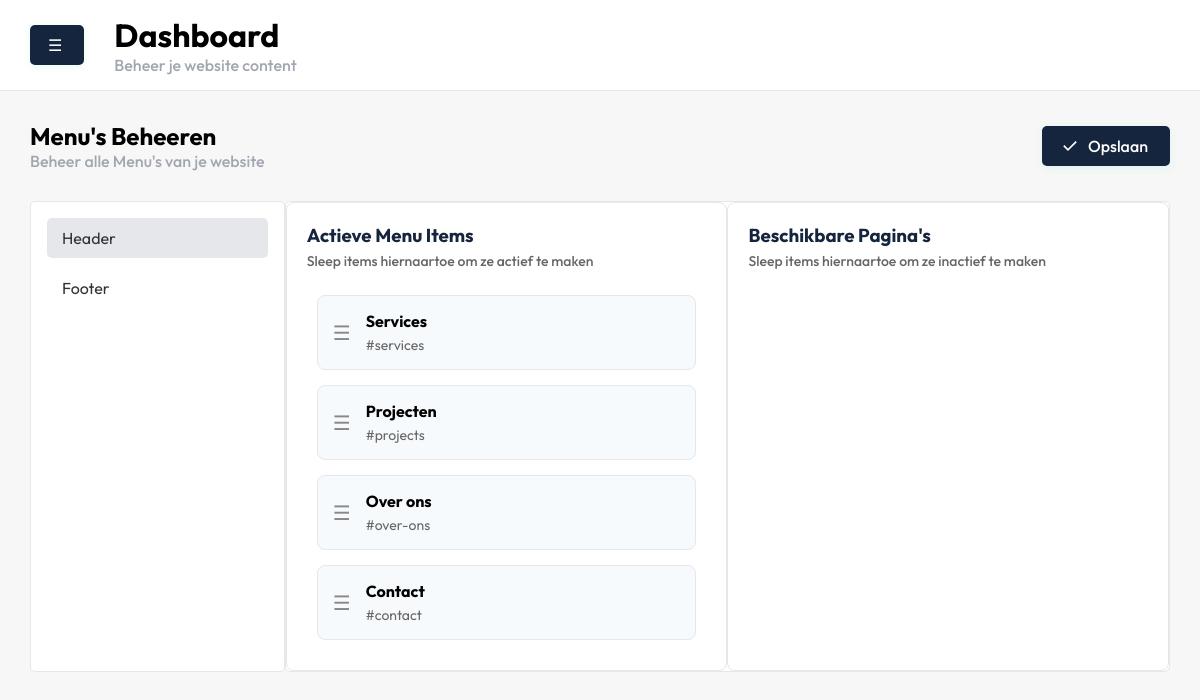
The app's page /dashboard/menu/index.php (signed in), older data.
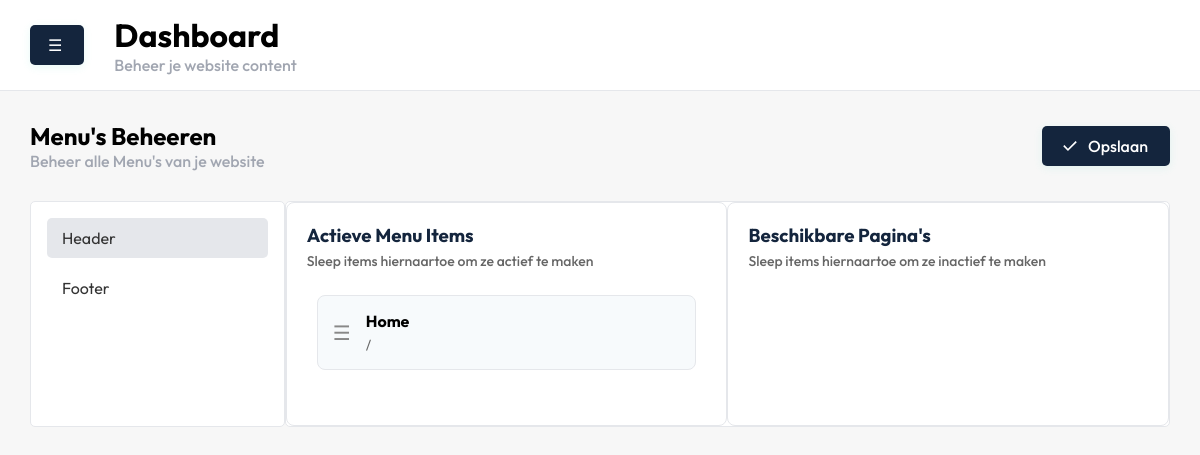
The same page, newer data.
### tables this page shows
CREATE TABLE IF NOT EXISTS `menu_items` (
  `id` int NOT NULL AUTO_INCREMENT,
  `title` varchar(100) NOT NULL,
  `url` varchar(255) NOT NULL,
  `order_position` int NOT NULL DEFAULT '0',
  `is_active` tinyint(1) NOT NULL DEFAULT '1',
  `page_id` int DEFAULT NULL,
  PRIMARY KEY (`id`),
  KEY `fk_menu_page` (`page_id`)
);

### controllers/menu/menu.php (called while the page is built, shortened)
<?php
function getAllMenuItemsForDashboard($conn) {
    try {
        $stmt = $conn->query("SELECT m.*, p.url as page_url FROM menu_items m
                              LEFT JOIN pages p ON m.page_id = p.id
                              WHERE (m.page_id IS NULL OR p.status = 1)
                              ORDER BY order_position ASC");
        return $stmt->fetchAll(PDO::FETCH_ASSOC);
    } catch (PDOException $e) {
        error_log("Error fetching menu items: " . $e->getMessage());
        return [];
    }
}
?>

### controllers/controller.php (called while the page is built, shortened)
<?php
require_once('widgets/addWidgets.php');
require_once('menu/menu.php');
$menuItemsDashboard = getAllMenuItemsForDashboard($conn);
?>

### dashboard/menu/index.php (the view, shortened to what this page needs)
<?php
require_once  '../../controllers/controller.php';
include('../includes/header.php');
?>
<section id="widgets">
    <div class="container">
        <div class="justify-between">
            <div class="intro">
                <h2>Menu's Beheeren</h2>
                <p>Beheer alle Menu's van je website</p>
            </div>
            <div class="align-center">
                <button type="button" onclick="saveAllChanges()" class="blue-btn">
                    <svg xmlns="http://www.w3.org/2000/svg" height="24px" viewBox="0 -960 960 960" width="24px"
                        fill="#292D32">
                        <path d="M382-240 154-468l57-57 171 171 367-367 57 57-424 424Z" />
                    </svg>
                    Opslaan
                </button>
            </div>
        </div>
    </div>
    <section id="menu_edit">
        <div class="container">
            <div class="flex">
                <div class="menu">
                    <ul>
                        <li><button type="button" class="active" data-section="header">Header</button></li>
                        <li><button type="button" data-section="footer">Footer</button></li>
                    </ul>
                </div>
                <div class="content">
                    <div class="content-section active" id="header">
                        <div class="menu-columns">
                            <div class="menu-column">
                                <h3>Actieve Menu Items</h3>
                                <p style="color: #666; margin-bottom: 15px; font-size: 14px;">Sleep items hiernaartoe om ze actief te maken</p>
                                <div class="menu-items-list" data-active="1">
                                    <?php foreach ($menuItemsDashboard as $item): ?>
                                    <?php if ($item['is_active']): ?>
                                    <div class="menu-item" data-id="<?php echo $item['id']; ?>"
                                        data-active="<?php echo $item['is_active']; ?>">
                                        <div class="menu-item-drag">
                                            <span class="drag-handle">☰</span>
                                        </div>
                                        <div class="menu-item-content">
                                            <div class="menu-item-info">
                                                <strong><?php echo htmlspecialchars($item['title']); ?></strong>
                                                <span
                                                    class="menu-url"><?php echo htmlspecialchars($item['url']); ?></span>
                                            </div>
                                        </div>
                                    </div>
                                    <?php endif; ?>
                                    <?php endforeach; ?>
                                </div>
                            </div>
                            <div class="menu-column">
                                <h3>Beschikbare Pagina's</h3>
                                <p style="color: #666; margin-bottom: 15px; font-size: 14px;">Sleep items hiernaartoe om ze inactief te maken</p>
                                <div class="menu-items-list" data-active="0">
                                </div>
                            </div>
                        </div>
                    </div>
                </div>
            </div>
        </div>
    </section>
</section
<?php include('../includes/footer.php'); ?>

### dashboard/includes/header.php (shortened to what this page needs)
<html lang='en'>
<head>
    <link rel="stylesheet" href="/dashboard/css/style.css">
</head>
<body>
    <main>
        <header>
            <div class="align-center">
                <button class="toggle-btn" aria-label="Toggle sidebar">☰</button>
            </div>
            <div class="content">
                <h1>Dashboard</h1>
                <p>Beheer je website content</p>
            </div>
        </header>

### dashboard/includes/footer.php (shortened to what this page needs)
</main>
</body>
</html>

### dashboard/css/style.css (style rules this page uses)
body { font-family: 'Outfit', sans-serif; background: #f7f7f7; margin: 0; padding: 0; }
.container { padding-left: 30px; padding-right: 30px; }
button { font-family: 'Outfit', sans-serif; }
h1, h2, h3, h4, h5, h6 { margin: 0; padding: 0; }
p { margin: 0; padding: 0; color: rgb(161 166 177); font-weight: 500; }
.blue-btn { background: #14253D; color: #fff; border: none; border-radius: 5px; padding: 10px 22px 10px 18px; font-size: 16px; font-weight: 500; display: inline-flex; align-items: center; gap: 8px; box-shadow: 0 2px 8px rgba(63,216,190,0.12); cursor: pointer; transition: background 0.2s; }
.blue-btn svg { width: 20px; height: 20px; fill: #fff; }
#pages, #widgets, #menu { width: 100%; }
#pages .intro, #widgets .intro, #menu .intro { padding: 30px 0; }
#menu_edit .content-section { display: none; }
#menu_edit .content-section.active { display: block; }
#menu_edit .menu { width: 20%; background-color: white; border: 1px solid #e5e7eb; padding: 1rem; border-radius: 5px; }
#menu_edit .menu ul { list-style: none; padding: 0; margin: 0; }
#menu_edit .menu li { margin-bottom: 10px; }
#menu_edit .menu button { width: 100%; padding: 10px 15px; background: none; border: none; text-align: left; font-size: 16px; color: #333; border-radius: 5px; cursor: pointer; transition: background 0.2s, color 0.2s; }
#menu_edit .menu button.active { background-color: #e5e7eb; }
#menu_edit .content { width: 80%; background-color: white; border-radius: 5px; border: 1px solid #e5e7eb; }
.menu-columns { display: flex; }
.menu-column { flex: 1; background: white; border: 1px solid #e5e7eb; border-radius: 8px; padding: 20px; }
.menu-column h3 { margin-bottom: 5px; color: #14253D; }
.menu-items-list { display: flex; flex-direction: column; gap: 15px; min-height: 100px; padding: 10px; }
.menu-item { display: flex; align-items: center; background: #f7fafc; border: 1.5px solid #e5e7eb; border-radius: 8px; padding: 15px; cursor: move; transition: all 0.2s; }
.menu-item-drag { margin-right: 15px; color: #888; font-size: 20px; }
.drag-handle { cursor: grab; }
.menu-item-content { flex: 1; }
.menu-item-info { display: flex; flex-direction: column; gap: 5px; }
.menu-url { color: #666; font-size: 14px; }
main { margin-left: 0; transition: margin-left 0.3s ease; }
header { padding: 15px 30px; display: flex; background-color: white; border-bottom: 1px solid #e5e7eb; }
header .content { padding-left: 30px; }
.toggle-btn { background: #14253D; color: #fff; border: none; border-radius: 5px; padding: 10px 22px 10px 18px; font-size: 16px; font-weight: 500; display: inline-flex; align-items: center; gap: 8px; box-shadow: 0 2px 8px rgba(63, 216, 190, 0.12); cursor: pointer; transition: background 0.2s; }
.flex { display: flex; }
.justify-between { display: flex; justify-content: space-between; }
.align-center { display: flex; align-items: center; }

Row changes from the older to the newer data that the page shows:
removed menu_items: title "Services", url "#services"
removed menu_items: title "Projecten", url "#projects"
removed menu_items: title "Over ons", url "#over-ons"
removed menu_items: title "Contact", url "#contact"
added menu_items: title "Home", url "/"
